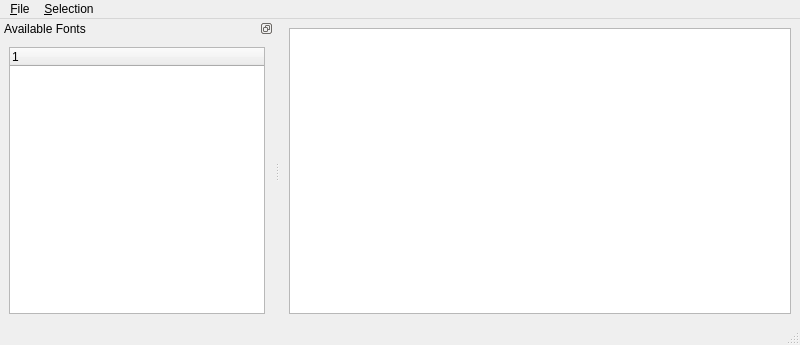
<?xml version="1.0" encoding="UTF-8"?>
<ui version="4.0">
 <class>MainWindowBase</class>
 <widget class="QMainWindow" name="MainWindowBase">
  <property name="geometry">
   <rect>
    <x>0</x>
    <y>0</y>
    <width>800</width>
    <height>345</height>
   </rect>
  </property>
  <property name="windowTitle">
   <string>Font Sampler</string>
  </property>
  <widget class="QWidget" name="centralwidget">
   <layout class="QVBoxLayout">
    <property name="spacing">
     <number>6</number>
    </property>
    <property name="margin">
     <number>9</number>
    </property>
    <item>
     <widget class="QTextEdit" name="textEdit"/>
    </item>
   </layout>
  </widget>
  <widget class="QMenuBar" name="menubar">
   <property name="geometry">
    <rect>
     <x>0</x>
     <y>0</y>
     <width>800</width>
     <height>18</height>
    </rect>
   </property>
   <widget class="QMenu" name="menu_Selection">
    <property name="title">
     <string>&amp;Selection</string>
    </property>
    <addaction name="markAction"/>
    <addaction name="unmarkAction"/>
    <addaction name="clearAction"/>
   </widget>
   <widget class="QMenu" name="menu_File">
    <property name="title">
     <string>&amp;File</string>
    </property>
    <addaction name="printPreviewAction"/>
    <addaction name="printAction"/>
    <addaction name="quitAction"/>
   </widget>
   <addaction name="menu_File"/>
   <addaction name="menu_Selection"/>
  </widget>
  <widget class="QStatusBar" name="statusbar"/>
  <widget class="QDockWidget" name="dockWidget">
   <property name="features">
    <set>QDockWidget::DockWidgetFloatable|QDockWidget::DockWidgetMovable</set>
   </property>
   <property name="windowTitle">
    <string>Available Fonts</string>
   </property>
   <attribute name="dockWidgetArea">
    <number>1</number>
   </attribute>
   <widget class="QWidget" name="dockWidgetContents">
    <layout class="QVBoxLayout">
     <property name="spacing">
      <number>6</number>
     </property>
     <property name="margin">
      <number>9</number>
     </property>
     <item>
      <widget class="QTreeWidget" name="fontTree">
       <property name="selectionMode">
        <enum>QAbstractItemView::ExtendedSelection</enum>
       </property>
       <column>
        <property name="text">
         <string notr="true">1</string>
        </property>
       </column>
      </widget>
     </item>
    </layout>
   </widget>
  </widget>
  <action name="printAction">
   <property name="enabled">
    <bool>false</bool>
   </property>
   <property name="text">
    <string>&amp;Print...</string>
   </property>
   <property name="shortcut">
    <string>Ctrl+P</string>
   </property>
  </action>
  <action name="quitAction">
   <property name="text">
    <string>E&amp;xit</string>
   </property>
   <property name="shortcut">
    <string>Ctrl+Q</string>
   </property>
  </action>
  <action name="markAction">
   <property name="text">
    <string>&amp;Mark</string>
   </property>
   <property name="shortcut">
    <string>Ctrl+M</string>
   </property>
  </action>
  <action name="unmarkAction">
   <property name="text">
    <string>&amp;Unmark</string>
   </property>
   <property name="shortcut">
    <string>Ctrl+U</string>
   </property>
  </action>
  <action name="clearAction">
   <property name="text">
    <string>&amp;Clear</string>
   </property>
  </action>
  <action name="printPreviewAction">
   <property name="enabled">
    <bool>false</bool>
   </property>
   <property name="text">
    <string>Print Preview...</string>
   </property>
  </action>
 </widget>
 <resources/>
 <connections/>
</ui>
